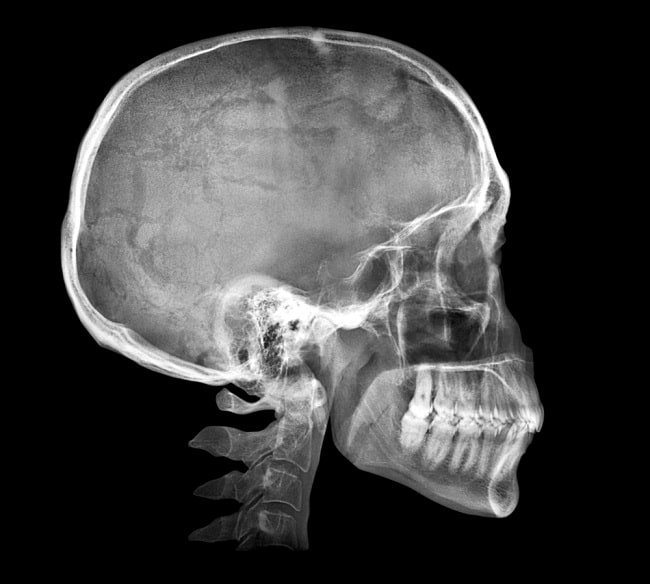
#> input picture Minggu4/Quiz/XRayKepala.jpg, 650 x 584 px, found by its file name
$ python Latihan2.py
#> lines starting #> are read from the running program, lines starting #| are printed output that depends on the picture; long printed decimals are rounded
import cv2
import numpy as np

print ("Analisis dan implementasi enhancement pipeline untuk citra medis\n")

def medical_image_enhancement(medical_image, modality='X-ray'):

    report = {}

    # Convert grayscale jika perlu
    if len(medical_image.shape) == 3:
        medical_image = cv2.cvtColor(medical_image, cv2.COLOR_BGR2GRAY)

    # Enhancement berdasarkan modality
    if modality == 'X-ray':

        clahe = cv2.createCLAHE(clipLimit=3.0, tileGridSize=(8,8))
        enhanced = clahe.apply(medical_image)

        report['method'] = "CLAHE"
        report['purpose'] = "Increase bone structure contrast"

    elif modality == 'MRI':

        enhanced = cv2.GaussianBlur(medical_image,(5,5),0)
        enhanced = cv2.equalizeHist(enhanced)

        report['method'] = "Gaussian + Histogram Equalization"
        report['purpose'] = "Improve soft tissue visibility"

    elif modality == 'CT':

        enhanced = cv2.normalize(medical_image,None,0,255,cv2.NORM_MINMAX)

        report['method'] = "Intensity Normalization"
        report['purpose'] = "Standardize Hounsfield units"

    elif modality == 'Ultrasound':

        median = cv2.medianBlur(medical_image,5)
        enhanced = cv2.equalizeHist(median)

        report['method'] = "Median Filter + Histogram Equalization"
        report['purpose'] = "Reduce speckle noise"

    else:
        enhanced = medical_image
        report['method'] = "None"

    # Metrics
    report['mean_intensity'] = float(np.mean(enhanced))
    report['std_intensity'] = float(np.std(enhanced))

    return enhanced, report


# Contoh penggunaan
img = cv2.imread("Minggu4/Quiz/XRayKepala.jpg", cv2.IMREAD_GRAYSCALE)
#> img is the input picture: shape (584, 650); min 0, max 255, mean 63.2

enhanced, report = medical_image_enhancement(img,'X-ray')
#> in medical_image_enhancement, `enhanced = clahe.apply(medical_image)`:
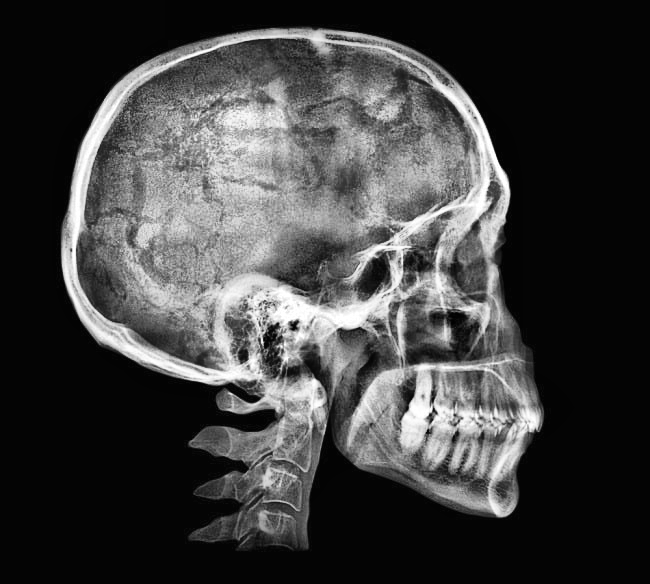
#> enhanced: shape (584, 650); min 1, max 255, mean 64.2
#> report = {'method': 'CLAHE', 'purpose': 'Increase bone structure contrast', 'mean_intensity': 64.17, 'std_intensity': 75.82}

print("\n=== Enhancement Report ===")
for key, value in report.items():
    print(f"{key:<15} : {value}")
#> this loop made 4 passes
#> (key, value) on passes 1 to 4: ('method', 'CLAHE'), ('purpose', 'Increase bone structure contrast'), ('mean_intensity', 64.17), ('std_intensity', 75.82)
#| method          : CLAHE
#| purpose         : Increase bone structure contrast
#| mean_intensity  : 64.171
#| std_intensity   : 75.816

cv2.imshow("Original", img)
cv2.imshow("Enhanced", enhanced)
cv2.waitKey(0)
cv2.destroyAllWindows()


print("\n=== PRAKTIKUM SELESAI ===")
